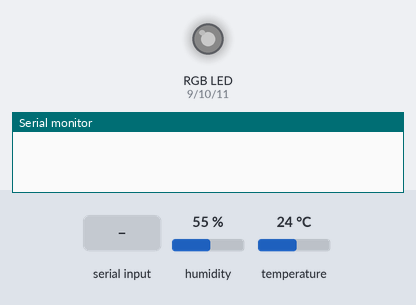
Simulated run of this sketch. Board: Arduino Uno, built with avr-gcc and run on an emulated ATmega328P. Parts: an RGB LED mixed from three pins (HIGH = lit), the last lines printed to the serial monitor. The test bench sets the inputs (shaded band); at power-on: humidity 55 %, temperature 24 °C. Dim RGB values are drawn brighter than linear.

Above: at 1.2 s.
1.3 s: "L" received over Serial
At 2.4 s:
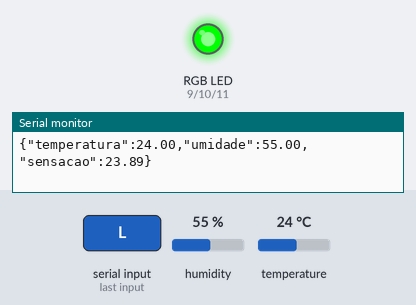
Timing chart, 0 to 4.3 s (numbered marks = the images above; inputs shaded):
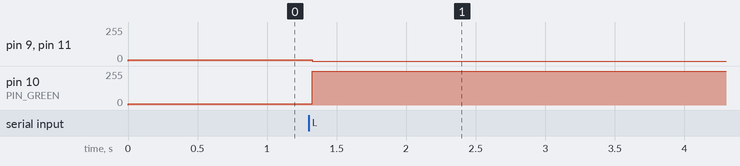

Measured:
- after the input at 1.3 s, pin 9 (PIN_RED), pin 11 (PIN_BLUE): 10/255 → 0/255 at once; pin 10 (PIN_GREEN): 10/255 → 255/255 at once

The sketch:

estacao.ino
```cpp
#include "DHT.h"

#define DHTPIN 2
#define DHTTYPE DHT11
#define PIN_RED 9
#define PIN_GREEN 10
#define PIN_BLUE 11

DHT dht(DHTPIN, DHTTYPE);

void setup() {
  Serial.begin(9600);
  dht.begin();
  pinMode(PIN_RED, OUTPUT);
  pinMode(PIN_GREEN, OUTPUT);
  pinMode(PIN_BLUE, OUTPUT);
  setLED(10, 10, 10); // Led começa branco
}

void loop() {
  if (Serial.available() > 0) {
    char comando = Serial.read();

    if (comando == 'L') { // comando que autoriza a leitura do sensor
      float umid = dht.readHumidity();
      float temp = dht.readTemperature();

      if (!isnan(umid) && !isnan(temp)) {
        float sensacao = dht.computeHeatIndex(temp, umid, false);

        // envia os dados para o monitor serial
        Serial.print("{");
        Serial.print("\"temperatura\":"); Serial.print(temp);
        Serial.print(",\"umidade\":"); Serial.print(umid);
        Serial.print(",\"sensacao\":"); Serial.print(sensacao);
        Serial.println("}");

        // cor dos leds baseada na temperatura
        if (temp < 20.0) setLED(0, 0, 255); // azul
        else if (temp <= 27.0) setLED(0, 255, 0); // verde
        else setLED(255, 0, 0); // vermelho
      }
    }
  }
}

void setLED(int r, int g, int b) {
  analogWrite(PIN_RED, r);
  analogWrite(PIN_GREEN, g);
  analogWrite(PIN_BLUE, b);
}
```
